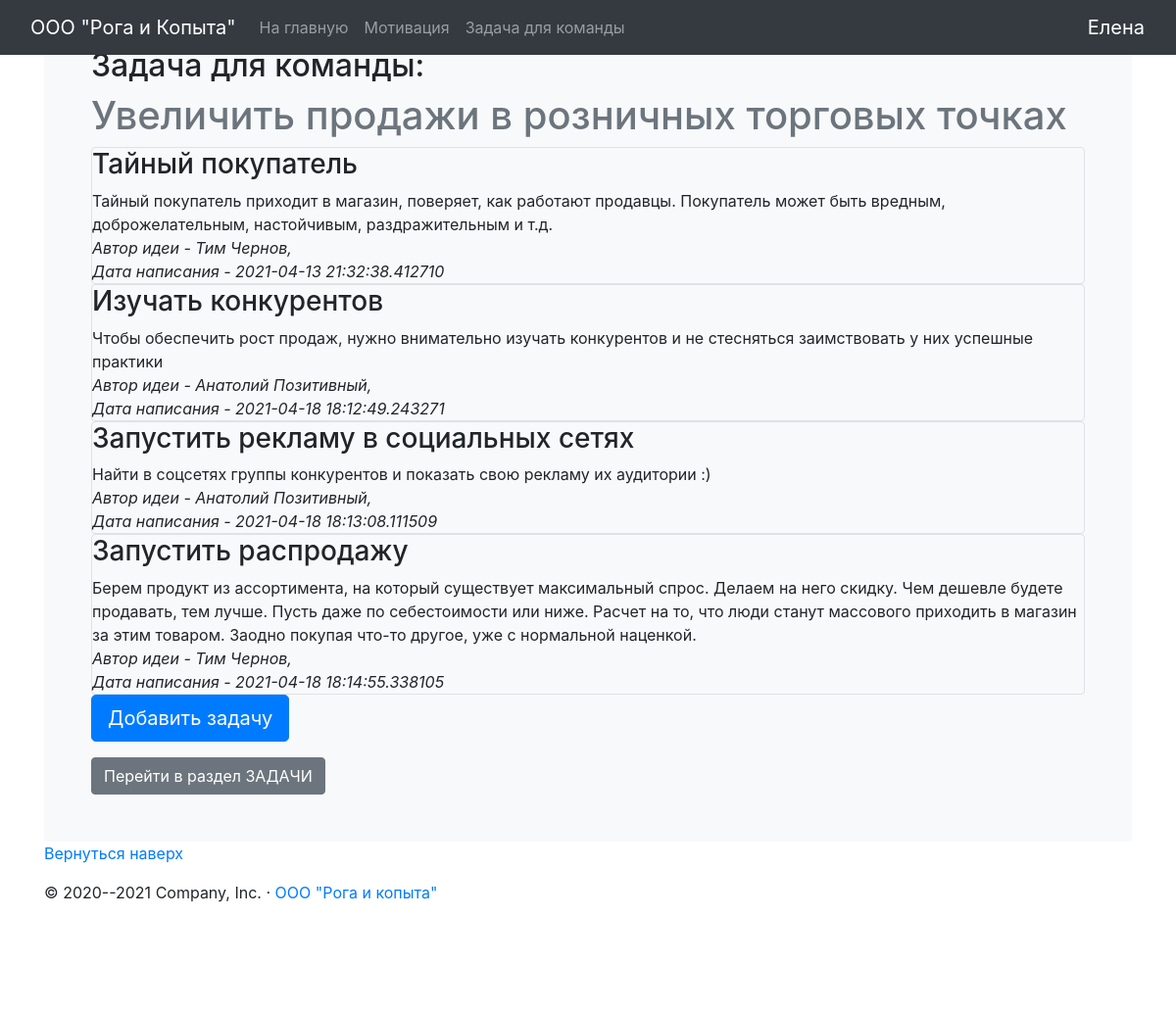
Page /problem (signed in) on the committed database.
### data/users.py (models this page shows, shortened)
class User(SqlAlchemyBase, UserMixin):
    __tablename__ = 'users'
    id = sqlalchemy.Column(sqlalchemy.Integer,
                           primary_key=True, autoincrement=True)
    name = sqlalchemy.Column(sqlalchemy.String, nullable=True)
    position = sqlalchemy.Column(sqlalchemy.String, nullable=True)
    email = sqlalchemy.Column(sqlalchemy.String,
                              index=True, unique=True, nullable=True)
    hashed_password = sqlalchemy.Column(sqlalchemy.String, nullable=True)
    created_date = sqlalchemy.Column(sqlalchemy.DateTime,
                                     default=datetime.datetime.now)
    problems = orm.relation("Problems", back_populates='user')

### data/problems.py (models this page shows)
class Problems(SqlAlchemyBase):
    __tablename__ = 'problems'
    id = sqlalchemy.Column(sqlalchemy.Integer,
                           primary_key=True, autoincrement=True)
    title = sqlalchemy.Column(sqlalchemy.String, nullable=True)
    content = sqlalchemy.Column(sqlalchemy.String, nullable=True)
    created_date = sqlalchemy.Column(sqlalchemy.DateTime,
                                     default=datetime.datetime.now)
    is_private = sqlalchemy.Column(sqlalchemy.Boolean, default=True)
    user_id = sqlalchemy.Column(sqlalchemy.Integer,
                                sqlalchemy.ForeignKey("users.id"))
    user = orm.relation('User')

### app.py (the view)
@app.route('/problem')
def problem():
    db_sess = db_session.create_session()
    if current_user.is_authenticated:
        problems = db_sess.query(Problems).filter(
            (Problems.user == current_user) | (Problems.is_private != True))
    else:
        problems = db_sess.query(Problems).filter(Problems.is_private != True)
    return render_template("problem.html", problems=problems)

### app.py (called while the page is built)
@login_manager.user_loader
def load_user(user_id):
    db_sess = db_session.create_session()
    return db_sess.query(User).get(user_id)

### data/db_session.py (called while the page is built)
def create_session() -> Session:
    global __factory
    return __factory()

### templates/problem.html (shortened to what this page needs)
{% extends 'base.html' %}
{% block body %}
<h2>Задача для команды: </h2>
<span class="text-muted"><font style="vertical-align: inherit;">
    <h1>  Увеличить продажи в розничных торговых точках</h1> </font> </span>
{% for item in problems%}
<div class="col-md6 border rounded">
    <h3>{{item.title}}</h3>
    <div>
        {{item.content}}
    </div>
    <div >
        <i> Автор идеи - {{item.user.name}}, <br> Дата написания - {{item.created_date}} </i>
    </div>
</div>
{% endfor %}
 {% if current_user.is_authenticated %}
    <a href="new_problem" class="btn btn-primary btn-lg">Добавить задачу</a>
{% endif %}
{% endblock %}

### templates/base.html (shortened to what this page needs)
<!doctype html>
<html lang="ru">
<head>
     <link rel="stylesheet" href="{{ url_for('static', filename='css/main.css') }}">
    <link rel="stylesheet" href="https://stackpath.bootstrapcdn.com/bootstrap/4.4.1/css/bootstrap.min.css">
</head>
<body>
<nav class="navbar navbar-expand-md navbar-dark fixed-top bg-dark">
  <div class="container-fluid">
    <a class="navbar-brand" href="https://ru.wikipedia.org/wiki/%D0%A0%D0%BE%D0%B3%D0%B0_%D0%B8_%D0%BA%D0%BE%D0%BF%D1%8B%D1%82%D0%B0_(%D0%B7%D0%BD%D0%B0%D1%87%D0%B5%D0%BD%D0%B8%D1%8F)">ООО "Рога и Копыта"</a>
    <div class="collapse navbar-collapse" id="navbarCollapse">
      <ul class="navbar-nav me-auto mb-2 mb-md-0">
        <li class="nav-item">
          <a class="nav-link" aria-current="page" href="/">На главную</a>
        </li>
        <li class="nav-item">
          <a class="nav-link" href="/about">Мотивация</a>
        </li>
          <li class="nav-item">
          <a class="nav-link" href="/problem">Задача для команды</a>
        </li>
    </div>
  </div>
    {% if current_user.is_authenticated %}
    <a class="navbar-brand" href="/logout">{{ current_user.name }}</a>
{% else %}
        <a class="btn btn-secondary" href="/register">Зарегистрироваться</a>
        <a class="btn btn-primary " href="/login">Войти</a>
    </p>
{% endif %}
</nav>
<main class="container">
  <div class="bg-light p-5 rounded">
  {% block body %}{% endblock %}
      <a class="btn btn-secondary" href="/problem" role="button">Перейти в раздел ЗАДАЧИ</a>
  </div>
</main>
  <footer class="container">
    <p class="float-end"><a href="#"><font style="vertical-align: inherit;"><font style="vertical-align: inherit;">Вернуться наверх</font></font></a></p>
    <p><font style="vertical-align: inherit;"><font style="vertical-align: inherit;">© 2020--2021 Company, Inc. </font><font style="vertical-align: inherit;">· </font></font><a href="https://ru.wikipedia.org/wiki/%D0%A0%D0%BE%D0%B3%D0%B0_%D0%B8_%D0%BA%D0%BE%D0%BF%D1%8B%D1%82%D0%B0_(%D0%B7%D0%BD%D0%B0%D1%87%D0%B5%D0%BD%D0%B8%D1%8F)"><font style="vertical-align: inherit;"><font style="vertical-align: inherit;">ООО "Рога и копыта"</font></font></a></p>
  </footer>
<div class="goog-te-spinner-pos"><div class="goog-te-spinner-animation"><svg xmlns="http://www.w3.org/2000/svg" class="goog-te-spinner" width="96px" height="96px" viewBox="0 0 66 66"><circle class="goog-te-spinner-path" fill="none" stroke-width="6" stroke-linecap="round" cx="33" cy="33" r="30"></circle></svg></div></div></body>
</body>
</html>

### rows in the picture
User: name "Елена"
Problems: title "Тайный покупатель", content "Тайный покупатель приходит в магазин, поверяет, как работают продавцы. Покупатель может быть вредным, доброжелательным, настойчивым, раздражительным и т.д.", user.name "Тим Чернов", created_date "2021-04-13 21:32:38.412710"
Problems: title "Изучать конкурентов", content "Чтобы обеспечить рост продаж, нужно внимательно изучать конкурентов и не стесняться заимствовать у них успешные практики", user.name "Анатолий Позитивный", created_date "2021-04-18 18:12:49.243271"
Problems: title "Запустить рекламу в социальных сетях", content "Найти в соцсетях группы конкурентов и показать свою рекламу их аудитории :)", user.name "Анатолий Позитивный", created_date "2021-04-18 18:13:08.111509"
Problems: title "Запустить распродажу", content "Берем продукт из ассортимента, на который существует максимальный спрос. Делаем на него скидку. Чем дешевле будете продавать, тем лучше. Пусть даже по себестоимости или ниже. Расчет на то, что люди станут массового приходить в магазин за этим товаром. Заодно покупая что-то другое, уже с нормальной наценкой.", user.name "Тим Чернов", created_date "2021-04-18 18:14:55.338105"
